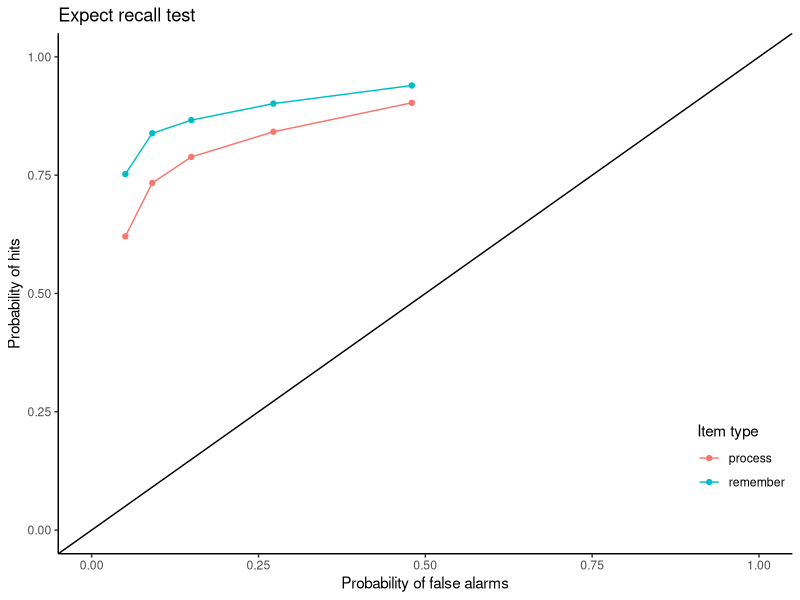
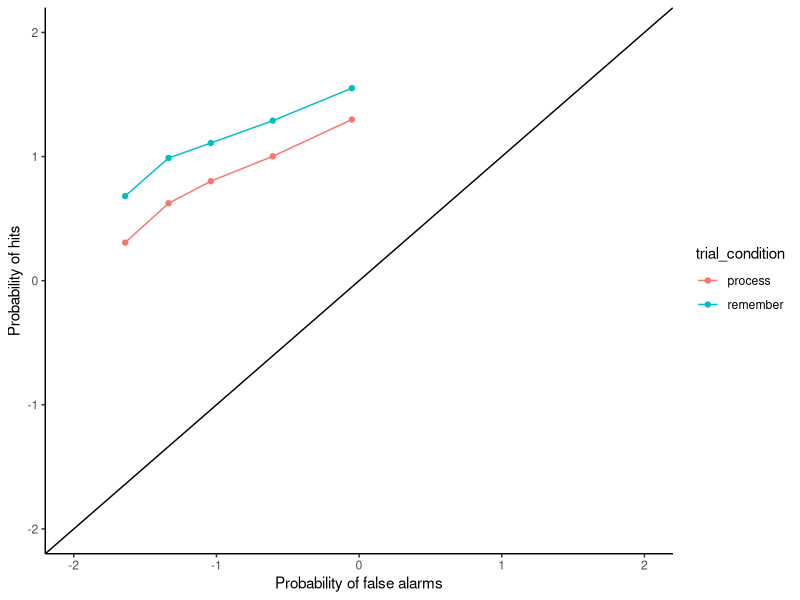
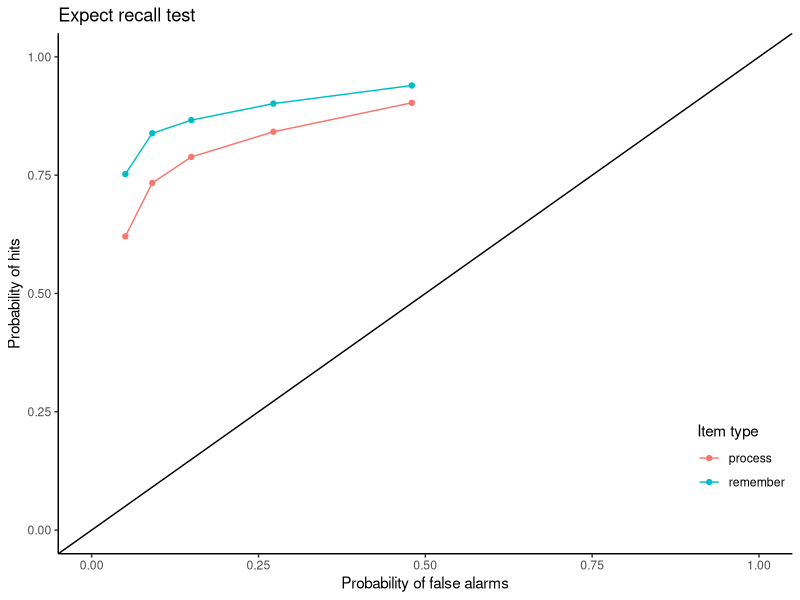

Generate these figures, in order, with R: (Note: this script raises an error after producing the figures.)
library(tidyverse)

dat <- read.csv('data/exp15/preproc_recog_data.csv')
dat <- mutate(dat, trial_condition = ifelse(is.na(trial_condition), "new", trial_condition))

# check for inverted responses. 8 is at chance. several subjects flipped the buttons
check <- dat %>% 
  group_by(id, test_trial_type) %>% 
  summarise(resp = mean(response)) %>% 
  spread(test_trial_type, resp) %>% 
  mutate(diff = old-new) %>% 
  arrange(diff) %>% 
  print()

flipped_ids <- filter(check, diff < 0)$id
dat <- dat %>% 
  mutate(response = ifelse(id %in% flipped_ids, 7-response, response)) %>% 
  filter(!(id %in% c(8)))

# post-experiment questionnaire responses
dat %>% 
  select(id, expect_test, use_help, recall_all_q) %>% 
  unique() %>% 
  count(expect_test, use_help, recall_all_q)

# remove people who expected the test, used help or did not try to recall all items
dat <- filter(dat, expect_test == "No", use_help == "No")


#############################################################################!
# GROUPED ROCS (NO AGE)                                                           ####
#############################################################################!

roc_dat <- dat %>% 
  mutate(trial_condition = ifelse(is.na(trial_condition), "new", trial_condition)) %>% 
  group_by(trial_condition, response) %>% 
  count() %>% 
  group_by(trial_condition) %>% 
  mutate(p = n/sum(n)) %>% 
  arrange(trial_condition, desc(response)) %>% 
  mutate(p_cum = cumsum(p))

p_fa <- filter(roc_dat, trial_condition == "new") %>% ungroup() %>%  select(p_cum, response) %>% rename(p_fa = p_cum)
roc_dat <- filter(roc_dat, trial_condition != "new") %>% 
  left_join(p_fa) %>% 
  filter(response != 1)

ggplot(roc_dat, aes(p_fa, p_cum, color=trial_condition)) +
  geom_point() +
  geom_line() +
  coord_cartesian(ylim=c(0,1), xlim=c(0,1)) +
  geom_abline(intercept=0, slope=1) +
  theme_classic() +
  scale_x_continuous('Probability of false alarms') +
  scale_y_continuous('Probability of hits') +
  scale_color_discrete('Item type') +
  theme(legend.position=c(1,0.1), legend.justification = c(1,0))  +
  ggtitle('Expect recall test')
ggsave('figures/reply_figure1.png', width=3, height=3, units='in')

ggplot(roc_dat, aes(qnorm(p_fa), qnorm(p_cum), color=trial_condition)) +
  geom_point() +
  geom_line() +
  coord_cartesian(ylim=c(-2,2), xlim=c(-2,2)) +
  geom_abline(intercept=0, slope=1) +
  theme_classic() +
  scale_x_continuous('Probability of false alarms') +
  scale_y_continuous('Probability of hits')

ggplot(roc_dat, aes(qnorm(p_fa), qnorm(p_cum), color=trial_condition, shape=age, linetype=age)) +
  geom_point() +
  geom_line() +
  coord_cartesian(ylim=c(-2,2), xlim=c(-2,2)) +
  geom_abline(intercept=0, slope=1)

#############################################################################!
# FIT 2process measurement model                                         ####
#############################################################################!

fit_2p_model <- function(data) {
  function(par) {
    d <- par[1]
    ro <- par[2]
    Cs <- par[3:7]
    pred_hits <- ro + (1-ro)*pnorm(Cs,-d, 1)
    pred_fas <- (1-0.001)*pnorm(Cs,0,1)
    sse <- sqrt(mean((data$p_cum-pred_hits)**2+(data$p_fa-pred_fas)**2))
    sse
  }
}

extract_model <- function(data) {
  fit <- optim(c(0.452184,0.424,-1.71,-0.83,-0.22, 0.237, 0.808), fit_2p_model(data), lower=c(0.001,0.001,-Inf,-Inf,-Inf,-Inf,-Inf), method="L-BFGS-B")
  data.frame(par=c('d','ro','c1','c2','c3','c4','c5','conv','sse'), value=c(fit$par, fit$convergence, fit$value))
}

roc_dat %>% 
  group_by(trial_condition) %>% 
  do({extract_model(.)}) %>% 
  spread(par, value)

